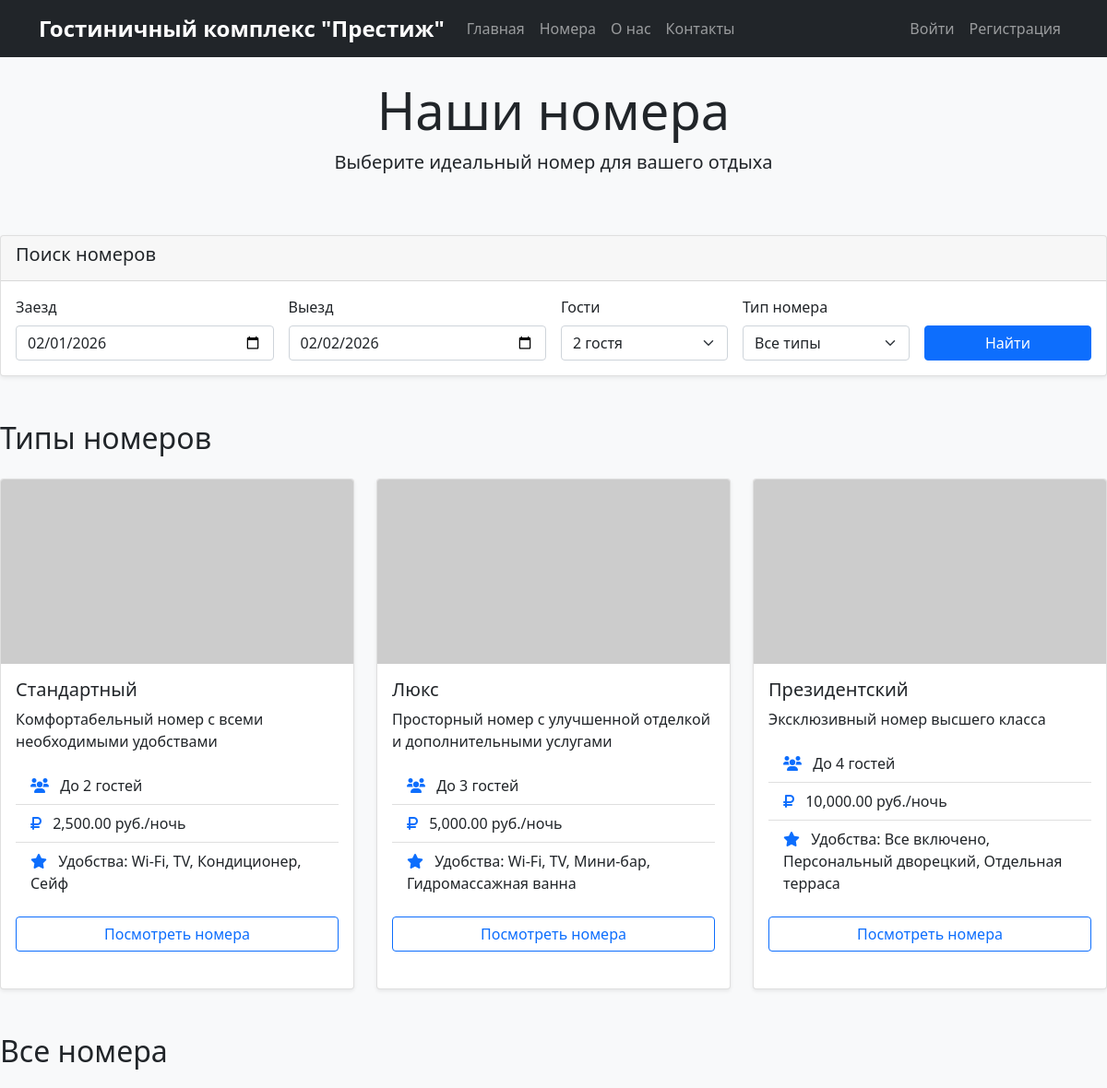
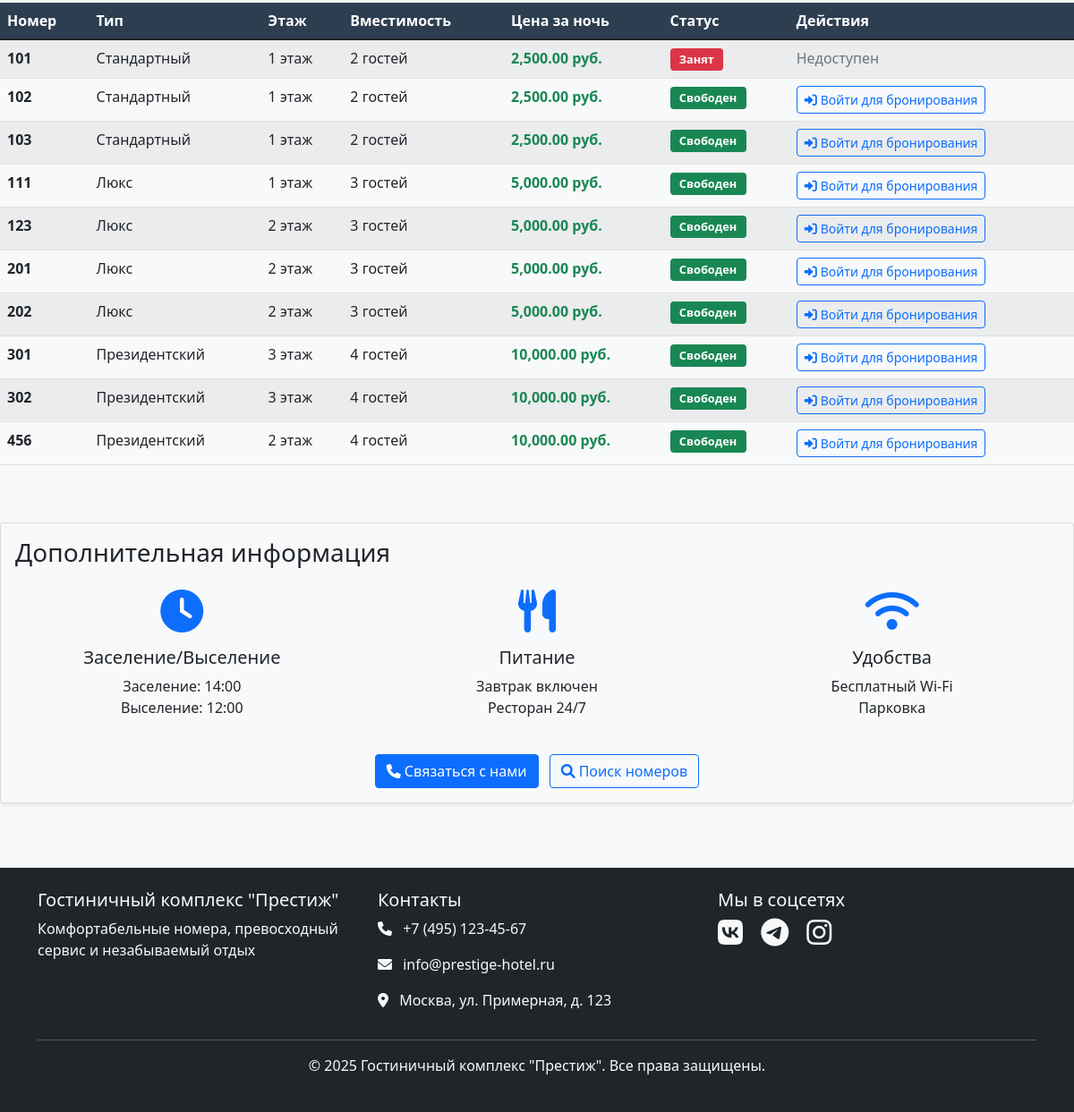
Screenshot of /pages/rooms.php with the database file from the repository (2 pictures, top to bottom).
### tables this page shows
CREATE TABLE `room_types` (
  `id` int NOT NULL,
  `name` varchar(100) NOT NULL,
  `description` text,
  `price_per_night` decimal(10,2) NOT NULL,
  `capacity` int NOT NULL,
  `amenities` text,
  `image_url` varchar(255) DEFAULT NULL
);

CREATE TABLE `rooms` (
  `id` int NOT NULL,
  `room_number` varchar(10) NOT NULL,
  `room_type_id` int NOT NULL,
  `floor` int NOT NULL,
  `status` enum('available','occupied','maintenance','cleaning') DEFAULT 'available'
);

### includes/auth.php (called while the page is built, shortened)
<?php
class Auth {
    public function isLoggedIn() {
        return isset($_SESSION['logged_in']) && $_SESSION['logged_in'] === true;
    }
}
?>

### pages/rooms.php (the view, shortened to what this page needs)
<?php
require_once '../includes/auth.php';
$database = new Database();
$db = $database->getConnection();
$auth = new Auth($db);
$room_types_query = "SELECT * FROM room_types ORDER BY price_per_night";
$room_types = $db->query($room_types_query)->fetchAll(PDO::FETCH_ASSOC);
$rooms_query = "SELECT r.*, rt.name as room_type_name, rt.price_per_night, rt.capacity, rt.amenities
                FROM rooms r
                JOIN room_types rt ON r.room_type_id = rt.id
                ORDER BY r.room_number";
$rooms = $db->query($rooms_query)->fetchAll(PDO::FETCH_ASSOC);
$check_in = $_GET['check_in'] ?? date('Y-m-d');
$check_out = $_GET['check_out'] ?? date('Y-m-d', strtotime('+1 day'));
$guests = $_GET['guests'] ?? 2;
?>
<?php include '../includes/header.php'; ?>
<div class="row mb-5">
    <div class="col-12 text-center">
        <h1 class="display-4">Наши номера</h1>
        <p class="lead">Выберите идеальный номер для вашего отдыха</p>
    </div>
</div>
<div class="row mb-4">
    <div class="col-12">
        <div class="card">
            <div class="card-header">
                <h5>Поиск номеров</h5>
            </div>
            <div class="card-body">
                <form method="GET" class="row g-3">
                    <div class="col-md-3">
                        <label class="form-label">Заезд</label>
                        <input type="date" class="form-control" name="check_in"
                               value="<?php echo $check_in; ?>"
                               min="<?php echo date('Y-m-d'); ?>" required>
                    </div>
                    <div class="col-md-3">
                        <label class="form-label">Выезд</label>
                        <input type="date" class="form-control" name="check_out"
                               value="<?php echo $check_out; ?>"
                               min="<?php echo date('Y-m-d', strtotime('+1 day')); ?>" required>
                    </div>
                    <div class="col-md-2">
                        <label class="form-label">Гости</label>
                        <select class="form-select" name="guests">
                            <?php for ($i = 1; $i <= 4; $i++): ?>
                                <option value="<?php echo $i; ?>" <?php echo $guests == $i ? 'selected' : ''; ?>>
                                    <?php echo $i; ?> гост<?php echo $i == 1 ? 'ь' : 'я'; ?>
                                </option>
                            <?php endfor; ?>
                        </select>
                    </div>
                    <div class="col-md-2">
                        <label class="form-label">Тип номера</label>
                        <select class="form-select" name="type">
                            <option value="">Все типы</option>
                        </select>
                    </div>
                    <div class="col-md-2 d-flex align-items-end">
                        <button type="submit" class="btn btn-primary w-100">Найти</button>
                    </div>
                </form>
            </div>
        </div>
    </div>
</div>
<div class="row mb-4">
    <div class="col-12">
        <h2 class="mb-4">Типы номеров</h2>
        <div class="row">
            <?php foreach ($room_types as $type): ?>
                <div class="col-md-4 mb-4">
                    <div class="card h-100">
                        <img src="../assets/images/rooms/<?php echo $type['image_url'] ?? 'default.jpg'; ?>"
                             class="card-img-top room-image"
                             alt="<?php echo htmlspecialchars($type['name']); ?>"
                             onerror="this.src='https://via.placeholder.com/300x200/007bff/ffffff?text=<?php echo urlencode($type['name']); ?>'">
                        <div class="card-body">
                            <h5 class="card-title"><?php echo htmlspecialchars($type['name']); ?></h5>
                            <p class="card-text"><?php echo htmlspecialchars($type['description']); ?></p>
                            <ul class="list-group list-group-flush mb-3">
                                <li class="list-group-item">
                                    <i class="fas fa-users text-primary me-2"></i>
                                    До <?php echo $type['capacity']; ?> гостей
                                </li>
                                <li class="list-group-item">
                                    <i class="fas fa-ruble-sign text-primary me-2"></i>
                                    <?php echo number_format($type['price_per_night'], 2); ?> руб./ночь
                                </li>
                                <li class="list-group-item">
                                    <i class="fas fa-star text-primary me-2"></i>
                                    Удобства: <?php echo htmlspecialchars($type['amenities']); ?>
                                </li>
                            </ul>
                            <a href="#room-type-<?php echo $type['id']; ?>" class="btn btn-outline-primary w-100">
                                Посмотреть номера
                            </a>
                        </div>
                    </div>
                </div>
            <?php endforeach; ?>
        </div>
    </div>
</div>
<div class="row">
    <div class="col-12">
        <h2 class="mb-4">Все номера</h2>
        <?php if (count($rooms) > 0): ?>
            <div class="table-responsive">
                <table class="table table-striped table-hover">
                    <thead class="table-dark">
                        <tr>
                            <th>Номер</th>
                            <th>Тип</th>
                            <th>Этаж</th>
                            <th>Вместимость</th>
                            <th>Цена за ночь</th>
                            <th>Статус</th>
                            <th>Действия</th>
                        </tr>
                    </thead>
                    <tbody>
                        <?php foreach ($rooms as $room): ?>
                            <tr>
                                <td>
                                    <strong><?php echo htmlspecialchars($room['room_number']); ?></strong>
                                </td>
                                <td><?php echo htmlspecialchars($room['room_type_name']); ?></td>
                                <td><?php echo $room['floor']; ?> этаж</td>
                                <td><?php echo $room['capacity']; ?> гостей</td>
                                <td>
                                    <span class="text-success fw-bold">
                                        <?php echo number_format($room['price_per_night'], 2); ?> руб.
                                    </span>
                                </td>
                                <td>
                                    <span class="badge bg-<?php
                                        switch($room['status']) {
                                            case 'available': echo 'success'; break;
                                            case 'occupied': echo 'danger'; break;
                                        }
                                    ?>">
                                        <?php
                                        switch($room['status']) {
                                            case 'available': echo 'Свободен'; break;
                                            case 'occupied': echo 'Занят'; break;
                                        }
                                        ?>
                                    </span>
                                </td>
                                <td>
                                    <?php if ($room['status'] === 'available'): ?>
                                        <?php if ($auth->isLoggedIn()): ?>
                                            <a href="../user/booking_form.php?check_in=<?php echo $check_in; ?>&check_out=<?php echo $check_out; ?>&guests=<?php echo $guests; ?>&room_id=<?php echo $room['id']; ?>"
                                               class="btn btn-success btn-sm">
                                                <i class="fas fa-calendar-check me-1"></i>Забронировать
                                            </a>
                                        <?php else: ?>
                                            <a href="login.php" class="btn btn-outline-primary btn-sm">
                                                <i class="fas fa-sign-in-alt me-1"></i>Войти для бронирования
                                            </a>
                                        <?php endif; ?>
                                    <?php else: ?>
                                        <span class="text-muted">Недоступен</span>
                                    <?php endif; ?>
                                </td>
                            </tr>
                        <?php endforeach; ?>
                    </tbody>
                </table>
            </div>
        <?php endif; ?>
    </div>
</div>
<div class="row mt-5">
    <div class="col-12">
        <div class="card bg-light">
            <div class="card-body">
                <h3 class="card-title">Дополнительная информация</h3>
                <div class="row mt-4">
                    <div class="col-md-4">
                        <div class="text-center">
                            <i class="fas fa-clock fa-3x text-primary mb-3"></i>
                            <h5>Заселение/Выселение</h5>
                            <p>Заселение: 14:00<br>Выселение: 12:00</p>
                        </div>
                    </div>
                    <div class="col-md-4">
                        <div class="text-center">
                            <i class="fas fa-utensils fa-3x text-primary mb-3"></i>
                            <h5>Питание</h5>
                            <p>Завтрак включен<br>Ресторан 24/7</p>
                        </div>
                    </div>
                    <div class="col-md-4">
                        <div class="text-center">
                            <i class="fas fa-wifi fa-3x text-primary mb-3"></i>
                            <h5>Удобства</h5>
                            <p>Бесплатный Wi-Fi<br>Парковка</p>
                        </div>
                    </div>
                </div>
                <div class="text-center mt-4">
                    <a href="contact.php" class="btn btn-primary me-2">
                        <i class="fas fa-phone me-1"></i>Связаться с нами
                    </a>
                    <a href="#search-form" class="btn btn-outline-primary">
                        <i class="fas fa-search me-1"></i>Поиск номеров
                    </a>
                </div>
            </div>
        </div>
    </div>
</div>
<?php include '../includes/footer.php'; ?>

### includes/header.php (shortened to what this page needs)
<!DOCTYPE html>
<html lang="ru">
<head>
    <link href="https://cdn.jsdelivr.net/npm/bootstrap@5.1.3/dist/css/bootstrap.min.css" rel="stylesheet">
    <link rel="stylesheet" href="https://cdnjs.cloudflare.com/ajax/libs/font-awesome/6.0.0/css/all.min.css">
    <link href="../assets/css/style.css" rel="stylesheet">
</head>
<body>
    <nav class="navbar navbar-expand-lg navbar-dark bg-dark">
        <div class="container">
            <a class="navbar-brand" href="../index.php"><?php echo SITE_NAME; ?></a>
            <div class="collapse navbar-collapse" id="navbarNav">
                <ul class="navbar-nav me-auto">
                    <li class="nav-item"><a class="nav-link" href="../index.php">Главная</a></li>
                    <li class="nav-item"><a class="nav-link" href="../pages/rooms.php">Номера</a></li>
                    <li class="nav-item"><a class="nav-link" href="../pages/about.php">О нас</a></li>
                    <li class="nav-item"><a class="nav-link" href="../pages/contact.php">Контакты</a></li>
                </ul>
                <ul class="navbar-nav">
                    <?php if (isset($_SESSION['logged_in'])): ?>
                        <li class="nav-item">
                            <span class="nav-link">Добро пожаловать, <?php echo $_SESSION['username']; ?></span>
                        </li>
                        <li class="nav-item">
                            <a class="nav-link" href="../pages/logout.php">Выйти</a>
                        </li>
                    <?php else: ?>
                        <li class="nav-item">
                            <a class="nav-link" href="../pages/login.php">Войти</a>
                        </li>
                        <li class="nav-item">
                            <a class="nav-link" href="../pages/register.php">Регистрация</a>
                        </li>
                    <?php endif; ?>
                </ul>
            </div>
        </div>
    </nav>

### includes/footer.php (shortened to what this page needs)
    <footer class="bg-dark text-light mt-5 py-4">
        <div class="container">
            <div class="row">
                <div class="col-md-4">
                    <h5><?php echo SITE_NAME; ?></h5>
                    <p>Комфортабельные номера, превосходный сервис и незабываемый отдых</p>
                </div>
                <div class="col-md-4">
                    <h5>Контакты</h5>
                    <p><i class="fas fa-phone me-2"></i> +7 (495) 123-45-67</p>
                    <p><i class="fas fa-envelope me-2"></i> info@prestige-hotel.ru</p>
                    <p><i class="fas fa-map-marker-alt me-2"></i> Москва, ул. Примерная, д. 123</p>
                </div>
                <div class="col-md-4">
                    <h5>Мы в соцсетях</h5>
                    <div class="social-links">
                        <a href="#" class="text-light me-3"><i class="fab fa-vk fa-2x"></i></a>
                        <a href="#" class="text-light me-3"><i class="fab fa-telegram fa-2x"></i></a>
                        <a href="#" class="text-light"><i class="fab fa-instagram fa-2x"></i></a>
                    </div>
                </div>
            </div>
            <hr>
            <div class="text-center">
                <p>&copy; 2025 <?php echo SITE_NAME; ?>. Все права защищены.</p>
            </div>
        </div>
    </footer>
</body>
</html>

### assets/css/style.css (style rules this page uses)
body { background-color: #f8f9fa; font-family: 'Segoe UI', Tahoma, Geneva, Verdana, sans-serif; }
.navbar-brand { font-weight: bold; font-size: 1.5rem; }
.card { box-shadow: 0 0.125rem 0.25rem rgba(0, 0, 0, 0.075); border: 1px solid rgba(0, 0, 0, 0.125); margin-bottom: 1.5rem; }
.btn { border-radius: 0.25rem; }
.table th { border-top: none; font-weight: 600; }
.room-image { height: 200px; object-fit: cover; width: 100%; }

### pages/rooms.php (style rules this page uses)
.room-image { height: 200px; object-fit: cover; }
.table th { background-color: #2c3e50; color: white; }
.card { transition: transform 0.2s ease-in-out; }
.badge { font-size: 0.8rem; padding: 0.5em 0.8em; }

### rows the page displays
room_types: name "Стандартный", description "Комфортабельный номер с всеми необходимыми удобствами", capacity "2", price_per_night "2,500.00", amenities "Wi-Fi, TV, Кондиционер, Сейф"
room_types: name "Люкс", description "Просторный номер с улучшенной отделкой и дополнительными услугами", capacity "3", price_per_night "5,000.00", amenities "Wi-Fi, TV, Мини-бар, Гидромассажная ванна"
room_types: name "Президентский", description "Эксклюзивный номер высшего класса", capacity "4", price_per_night "10,000.00", amenities "Все включено, Персональный дворецкий, Отдельная терраса"
rooms: room_number "101", room_type.name "Стандартный", floor "1", room_type.capacity "2", room_type.price_per_night "2,500.00", status "Занят"
rooms: room_number "102", room_type.name "Стандартный", floor "1", room_type.capacity "2", room_type.price_per_night "2,500.00", status "Свободен"
rooms: room_number "103", room_type.name "Стандартный", floor "1", room_type.capacity "2", room_type.price_per_night "2,500.00", status "Свободен"
rooms: room_number "111", room_type.name "Люкс", floor "1", room_type.capacity "3", room_type.price_per_night "5,000.00", status "Свободен"
rooms: room_number "123", room_type.name "Люкс", floor "2", room_type.capacity "3", room_type.price_per_night "5,000.00", status "Свободен"
rooms: room_number "201", room_type.name "Люкс", floor "2", room_type.capacity "3", room_type.price_per_night "5,000.00", status "Свободен"
rooms: room_number "202", room_type.name "Люкс", floor "2", room_type.capacity "3", room_type.price_per_night "5,000.00", status "Свободен"
rooms: room_number "301", room_type.name "Президентский", floor "3", room_type.capacity "4", room_type.price_per_night "10,000.00", status "Свободен"
rooms: room_number "302", room_type.name "Президентский", floor "3", room_type.capacity "4", room_type.price_per_night "10,000.00", status "Свободен"
rooms: room_number "456", room_type.name "Президентский", floor "2", room_type.capacity "4", room_type.price_per_night "10,000.00", status "Свободен"

### other values shown
SITE_NAME "Гостиничный комплекс \"Престиж\""
form field guests "2 гостя"
